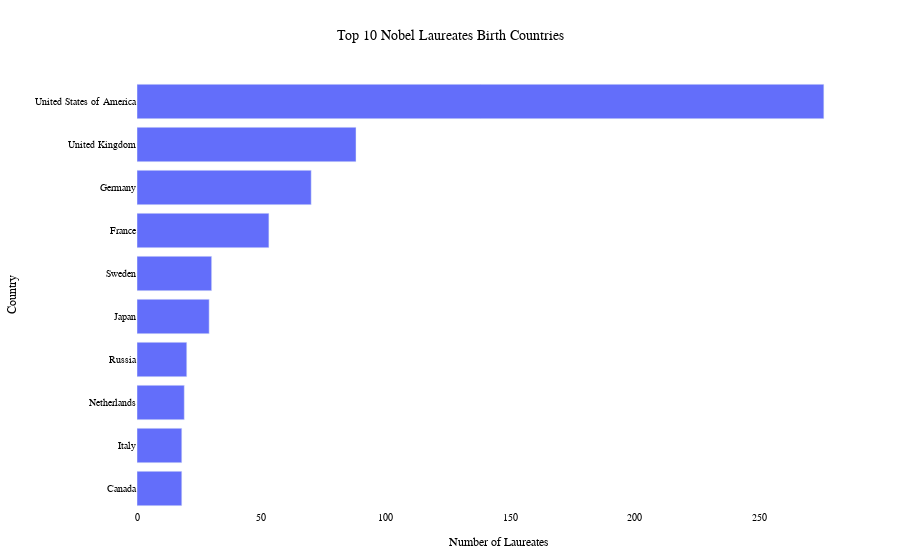

Here is the notebook cell this chart was saved with:
### Code cell
birth_country_summary = winners['birth_country'].value_counts().nlargest(10).reset_index()
birth_country_summary.columns = ['Birth Country', 'Count']
fig = px.bar(birth_country_summary.sort_values('Count', ascending=True),
             x='Count', y='Birth Country', orientation='h',
             title='Top 10 Nobel Laureates Birth Countries',
             labels={'Count': 'Number of Laureates', 'Birth Country': 'Country'})

fig = apply_theme_nobel(fig)

iplot(fig)

### Figure 1 — Plotly figure (JSON) as saved in the notebook; plotly's stock layout.template omitted (floating-point values rounded to 4 significant figures)
{"data": [{"alignmentgroup": "True", "hovertemplate": "Number of Laureates=%{x}<br>Country=%{y}<extra></extra>", "legendgroup": "", "marker": {"color": "#636efa", "pattern": {"shape": ""}}, "name": "", "offsetgroup": "", "orientation": "h", "showlegend": false, "textposition": "auto", "type": "bar", "x": [18, 18, 19, 20, 29, 30, 53, 70, 88, 276], "xaxis": "x", "y": ["Canada", "Italy", "Netherlands", "Russia", "Japan", "Sweden", "France", "Germany", "United Kingdom", "United States of America"], "yaxis": "y"}], "layout": {"autosize": true, "barmode": "relative", "font": {"color": "black", "family": "Times New Roman", "size": 12}, "legend": {"font": {"family": "Times New Roman", "size": 10}, "orientation": "h", "tracegroupgap": 0, "x": 0.5, "xanchor": "center", "y": 1.1}, "margin": {"b": 50, "l": 60, "r": 40, "t": 80}, "paper_bgcolor": "white", "plot_bgcolor": "white", "title": {"font": {"color": "black", "family": "Times New Roman", "size": 14}, "text": "Top 10 Nobel Laureates Birth Countries", "x": 0.5, "xanchor": "center"}, "xaxis": {"anchor": "y", "autorange": true, "domain": [0, 1], "range": [0, 290.5], "showgrid": false, "showline": false, "tickfont": {"family": "Times New Roman", "size": 10}, "ticks": "", "title": {"font": {"family": "Times New Roman", "size": 12}, "text": "Number of Laureates"}, "type": "linear", "zeroline": false}, "yaxis": {"anchor": "x", "autorange": true, "domain": [0, 1], "range": [-0.5, 9.5], "showgrid": false, "showline": false, "tickfont": {"family": "Times New Roman", "size": 10}, "ticks": "", "title": {"font": {"family": "Times New Roman", "size": 12}, "text": "Country"}, "type": "category", "zeroline": false}}}
